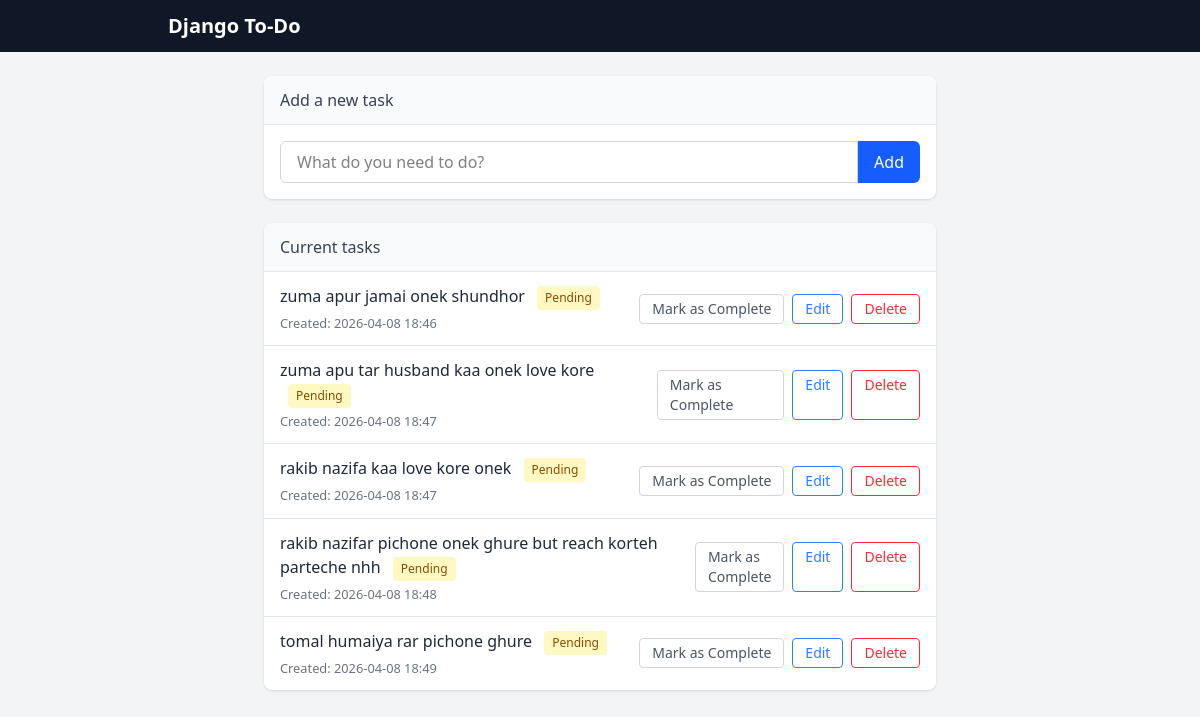
The app's page /tasks/task_list/ with its own data.
### tasks/models.py (models this page shows)
class Task(models.Model):
    title = models.CharField(max_length=256)
    completed = models.BooleanField(default=False)
    created_at = models.DateTimeField(auto_now_add=True)
    updated_at = models.DateTimeField(auto_now=True)

### tasks/views.py (the view)
def task_list(request):
    tasks = Task.objects.all()
    context = {"tasks": tasks}
    return render(request, "tasks/task_list.html", context)

### tasks/templates/tasks/task_list.html (shortened to what this page needs)
{% extends "tasks/base.html" %}
{% block content %}
  <div class="flex justify-center">
    <div class="w-full max-w-2xl">
      <div class="bg-white rounded-lg shadow mb-6">
        <div class="bg-gray-50 px-4 py-3 border-b border-gray-200 rounded-t-lg font-medium text-gray-700">
          Add a new task
        </div>
        <div class="p-4">
          <form method="post" action="{% url 'add_task' %}">
            <div class="flex">
              <input
                type="text"
                name="title"
                class="flex-1 border border-gray-300 rounded-l-md px-4 py-2 focus:outline-none focus:ring-2 focus:ring-blue-500 focus:border-transparent"
                placeholder="What do you need to do?"
                required
              >
              <button class="bg-blue-600 hover:bg-blue-700 text-white px-4 py-2 rounded-r-md transition-colors" type="submit">Add</button>
            </div>
          </form>
        </div>
      </div>
      <div class="bg-white rounded-lg shadow">
        <div class="bg-gray-50 px-4 py-3 border-b border-gray-200 rounded-t-lg font-medium text-gray-700">
          Current tasks
        </div>
        <ul class="divide-y divide-gray-200">
          {% if tasks %}
            {% for task in tasks %}
              <li class="px-4 py-3 flex flex-col sm:flex-row sm:justify-between sm:items-center gap-3">
                <div>
                  {% if task.completed %}
                    <span class="line-through text-gray-400">
                      {{ task.title }}
                    </span>
                    <span class="inline-block bg-green-100 text-green-800 text-xs px-2 py-1 rounded ml-2">Completed</span>
                  {% else %}
                    <span class="text-gray-800">{{ task.title }}</span>
                    <span class="inline-block bg-yellow-100 text-yellow-800 text-xs px-2 py-1 rounded ml-2">Pending</span>
                  {% endif %}
                  <small class="text-gray-500 block mt-1">
                    Created: {{ task.created_at|date:"Y-m-d H:i" }}
                  </small>
                </div>
                <div class="flex gap-2">
                  <a
                    href="{% url 'toggle_task' task.id %}"
                    class="text-sm border border-gray-300 text-gray-600 hover:bg-gray-100 px-3 py-1 rounded transition-colors"
                  >
                    {% if task.completed %}Mark as Incomplete{% else %}Mark as Complete{% endif %}
                  </a>
                  <a
                    href="{% url 'edit_task' task.id %}"
                    class="text-sm border border-blue-500 text-blue-500 hover:bg-blue-50 px-3 py-1 rounded transition-colors"
                  >
                    Edit
                  </a>
                  <a
                    href="{% url 'delete_task' task.id %}"
                    class="text-sm border border-red-500 text-red-500 hover:bg-red-50 px-3 py-1 rounded transition-colors"
                  >
                    Delete
                  </a>
                </div>
              </li>
            {% endfor %}
          {% else %}
            <li class="px-4 py-3 text-gray-500">
              No tasks yet. Add your first one above!
            </li>
          {% endif %}
        </ul>
      </div>
    </div>
  </div>
{% endblock %}

### tasks/templates/tasks/base.html (shortened to what this page needs)
<!doctype html>
<html lang="en">
  <head>
    <script src="https://cdn.jsdelivr.net/npm/@tailwindcss/browser@4"></script>
  </head>
  <body class="bg-gray-100 min-h-screen">
    <nav class="bg-gray-900 mb-6">
      <div class="max-w-4xl mx-auto px-4 py-3">
        <a class="text-white text-xl font-semibold hover:text-gray-300" href="{% url 'task_list' %}">Django To-Do</a>
      </div>
    </nav>
    <main class="max-w-4xl mx-auto px-4">
      {% block content %}{% endblock %}
    </main>
  </body>
</html>

### records on screen
Task: title "zuma apur jamai onek shundhor", created_at "2026-04-08 18:46", completed "Mark as Complete"
Task: title "zuma apu tar husband kaa onek love kore", created_at "2026-04-08 18:47", completed "Mark as Complete"
Task: title "rakib nazifa kaa love kore onek", created_at "2026-04-08 18:47", completed "Mark as Complete"
Task: title "rakib nazifar pichone onek ghure but reach korteh parteche nhh", created_at "2026-04-08 18:48", completed "Mark as Complete"
Task: title "tomal humaiya rar pichone ghure", created_at "2026-04-08 18:49", completed "Mark as Complete"
